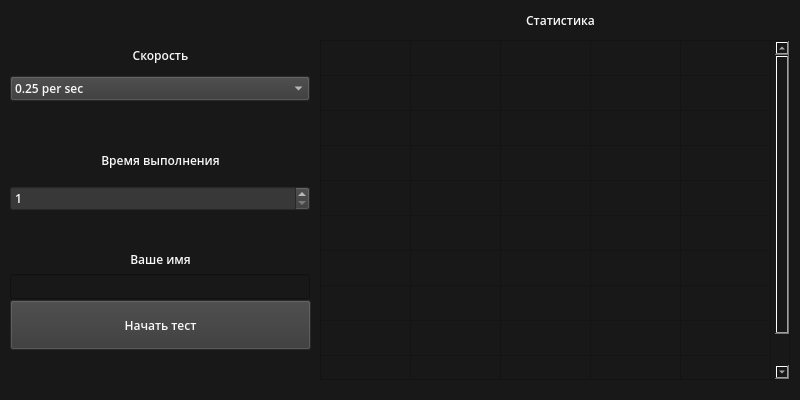
<?xml version="1.0" encoding="UTF-8"?>
<ui version="4.0">
 <class>MenuWidget</class>
 <widget class="QWidget" name="MenuWidget">
  <property name="geometry">
   <rect>
    <x>0</x>
    <y>0</y>
    <width>800</width>
    <height>400</height>
   </rect>
  </property>
  <property name="minimumSize">
   <size>
    <width>800</width>
    <height>400</height>
   </size>
  </property>
  <property name="maximumSize">
   <size>
    <width>800</width>
    <height>400</height>
   </size>
  </property>
  <property name="font">
   <font>
    <family>MS Shell Dlg 2</family>
   </font>
  </property>
  <property name="windowTitle">
   <string>CTB - Click The Button</string>
  </property>
  <property name="windowIcon">
   <iconset resource="../resouces.qrc">
    <normaloff>:/logo/logo/logo.ico</normaloff>:/logo/logo/logo.ico</iconset>
  </property>
  <property name="styleSheet">
   <string notr="true">color:#f8f8f8;
background-color:#181818;</string>
  </property>
  <widget class="QPushButton" name="pushButton_main_start">
   <property name="geometry">
    <rect>
     <x>10</x>
     <y>300</y>
     <width>301</width>
     <height>50</height>
    </rect>
   </property>
   <property name="minimumSize">
    <size>
     <width>280</width>
     <height>50</height>
    </size>
   </property>
   <property name="maximumSize">
    <size>
     <width>320</width>
     <height>50</height>
    </size>
   </property>
   <property name="font">
    <font>
     <family>Open Sans Semibold</family>
    </font>
   </property>
   <property name="styleSheet">
    <string notr="true">background-color:#383838;</string>
   </property>
   <property name="text">
    <string>Начать тест</string>
   </property>
  </widget>
  <widget class="QLabel" name="label_main_stat">
   <property name="geometry">
    <rect>
     <x>510</x>
     <y>10</y>
     <width>101</width>
     <height>20</height>
    </rect>
   </property>
   <property name="font">
    <font>
     <family>Open Sans Semibold</family>
    </font>
   </property>
   <property name="text">
    <string>Статистика</string>
   </property>
   <property name="alignment">
    <set>Qt::AlignCenter</set>
   </property>
  </widget>
  <widget class="QWidget" name="layoutWidget">
   <property name="geometry">
    <rect>
     <x>10</x>
     <y>140</y>
     <width>301</width>
     <height>71</height>
    </rect>
   </property>
   <layout class="QVBoxLayout" name="verticalLayout">
    <item>
     <widget class="QLabel" name="label_2">
      <property name="font">
       <font>
        <family>Open Sans Semibold</family>
       </font>
      </property>
      <property name="text">
       <string>Время выполнения</string>
      </property>
      <property name="alignment">
       <set>Qt::AlignCenter</set>
      </property>
     </widget>
    </item>
    <item>
     <widget class="QSpinBox" name="spinBox_main_time">
      <property name="sizePolicy">
       <sizepolicy hsizetype="Fixed" vsizetype="Fixed">
        <horstretch>0</horstretch>
        <verstretch>0</verstretch>
       </sizepolicy>
      </property>
      <property name="minimumSize">
       <size>
        <width>280</width>
        <height>25</height>
       </size>
      </property>
      <property name="maximumSize">
       <size>
        <width>300</width>
        <height>25</height>
       </size>
      </property>
      <property name="font">
       <font>
        <family>Open Sans Semibold</family>
       </font>
      </property>
      <property name="styleSheet">
       <string notr="true">background-color:#383838;</string>
      </property>
      <property name="minimum">
       <number>1</number>
      </property>
      <property name="maximum">
       <number>6</number>
      </property>
      <property name="stepType">
       <enum>QAbstractSpinBox::DefaultStepType</enum>
      </property>
      <property name="displayIntegerBase">
       <number>10</number>
      </property>
     </widget>
    </item>
   </layout>
  </widget>
  <widget class="QWidget" name="layoutWidget">
   <property name="geometry">
    <rect>
     <x>10</x>
     <y>40</y>
     <width>301</width>
     <height>61</height>
    </rect>
   </property>
   <layout class="QVBoxLayout" name="verticalLayout_2">
    <item>
     <widget class="QLabel" name="label">
      <property name="font">
       <font>
        <family>Open Sans Semibold</family>
       </font>
      </property>
      <property name="text">
       <string>Скорость</string>
      </property>
      <property name="alignment">
       <set>Qt::AlignCenter</set>
      </property>
     </widget>
    </item>
    <item>
     <widget class="QComboBox" name="comboBox_main_speed">
      <property name="minimumSize">
       <size>
        <width>280</width>
        <height>25</height>
       </size>
      </property>
      <property name="maximumSize">
       <size>
        <width>300</width>
        <height>25</height>
       </size>
      </property>
      <property name="font">
       <font>
        <family>Open Sans Semibold</family>
       </font>
      </property>
      <property name="styleSheet">
       <string notr="true">background-color:#383838;</string>
      </property>
      <item>
       <property name="text">
        <string>0.25 per sec</string>
       </property>
      </item>
      <item>
       <property name="text">
        <string>0.5 per sec</string>
       </property>
      </item>
      <item>
       <property name="text">
        <string>0.75 per sec</string>
       </property>
      </item>
      <item>
       <property name="text">
        <string>1 per sec</string>
       </property>
      </item>
     </widget>
    </item>
   </layout>
  </widget>
  <widget class="QTableWidget" name="tableWidget_main_stat">
   <property name="geometry">
    <rect>
     <x>320</x>
     <y>40</y>
     <width>470</width>
     <height>340</height>
    </rect>
   </property>
   <property name="minimumSize">
    <size>
     <width>470</width>
     <height>340</height>
    </size>
   </property>
   <property name="maximumSize">
    <size>
     <width>430</width>
     <height>340</height>
    </size>
   </property>
   <property name="font">
    <font>
     <family>Open Sans Semibold</family>
     <pointsize>9</pointsize>
    </font>
   </property>
   <property name="styleSheet">
    <string notr="true">color:#f8f8f8;</string>
   </property>
   <property name="frameShape">
    <enum>QFrame::StyledPanel</enum>
   </property>
   <property name="frameShadow">
    <enum>QFrame::Sunken</enum>
   </property>
   <property name="lineWidth">
    <number>1</number>
   </property>
   <property name="verticalScrollBarPolicy">
    <enum>Qt::ScrollBarAlwaysOn</enum>
   </property>
   <property name="horizontalScrollBarPolicy">
    <enum>Qt::ScrollBarAlwaysOff</enum>
   </property>
   <property name="sizeAdjustPolicy">
    <enum>QAbstractScrollArea::AdjustIgnored</enum>
   </property>
   <property name="autoScrollMargin">
    <number>8</number>
   </property>
   <property name="editTriggers">
    <set>QAbstractItemView::NoEditTriggers</set>
   </property>
   <property name="tabKeyNavigation">
    <bool>false</bool>
   </property>
   <property name="showDropIndicator" stdset="0">
    <bool>false</bool>
   </property>
   <property name="dragDropOverwriteMode">
    <bool>false</bool>
   </property>
   <property name="selectionMode">
    <enum>QAbstractItemView::NoSelection</enum>
   </property>
   <property name="showGrid">
    <bool>true</bool>
   </property>
   <property name="gridStyle">
    <enum>Qt::SolidLine</enum>
   </property>
   <property name="sortingEnabled">
    <bool>true</bool>
   </property>
   <property name="wordWrap">
    <bool>true</bool>
   </property>
   <property name="cornerButtonEnabled">
    <bool>false</bool>
   </property>
   <attribute name="horizontalHeaderVisible">
    <bool>false</bool>
   </attribute>
   <attribute name="horizontalHeaderCascadingSectionResizes">
    <bool>false</bool>
   </attribute>
   <attribute name="horizontalHeaderMinimumSectionSize">
    <number>20</number>
   </attribute>
   <attribute name="horizontalHeaderDefaultSectionSize">
    <number>90</number>
   </attribute>
   <attribute name="horizontalHeaderHighlightSections">
    <bool>false</bool>
   </attribute>
   <attribute name="horizontalHeaderShowSortIndicator" stdset="0">
    <bool>false</bool>
   </attribute>
   <attribute name="verticalHeaderVisible">
    <bool>false</bool>
   </attribute>
   <attribute name="verticalHeaderMinimumSectionSize">
    <number>30</number>
   </attribute>
   <attribute name="verticalHeaderDefaultSectionSize">
    <number>35</number>
   </attribute>
   <attribute name="verticalHeaderHighlightSections">
    <bool>false</bool>
   </attribute>
   <row>
    <property name="text">
     <string>Новая строка</string>
    </property>
   </row>
   <row>
    <property name="text">
     <string>Новая строка</string>
    </property>
   </row>
   <row>
    <property name="text">
     <string>Новая строка</string>
    </property>
   </row>
   <row>
    <property name="text">
     <string>Новая строка</string>
    </property>
   </row>
   <row>
    <property name="text">
     <string>Новая строка</string>
    </property>
   </row>
   <row>
    <property name="text">
     <string>Новая строка</string>
    </property>
   </row>
   <row>
    <property name="text">
     <string>Новая строка</string>
    </property>
   </row>
   <row>
    <property name="text">
     <string>Новая строка</string>
    </property>
   </row>
   <row>
    <property name="text">
     <string>Новая строка</string>
    </property>
   </row>
   <row>
    <property name="text">
     <string>Новая строка</string>
    </property>
   </row>
   <column>
    <property name="text">
     <string>Имя</string>
    </property>
    <property name="font">
     <font>
      <pointsize>7</pointsize>
     </font>
    </property>
   </column>
   <column>
    <property name="text">
     <string>Скорость</string>
    </property>
    <property name="font">
     <font>
      <pointsize>7</pointsize>
     </font>
    </property>
   </column>
   <column>
    <property name="text">
     <string>Время</string>
    </property>
    <property name="font">
     <font>
      <pointsize>7</pointsize>
     </font>
    </property>
    <property name="textAlignment">
     <set>AlignLeading|AlignVCenter</set>
    </property>
   </column>
   <column>
    <property name="text">
     <string>Попаданий</string>
    </property>
    <property name="font">
     <font>
      <pointsize>7</pointsize>
     </font>
    </property>
   </column>
   <column>
    <property name="text">
     <string>Попаданий в мин</string>
    </property>
    <property name="font">
     <font>
      <family>MS Shell Dlg 2</family>
      <pointsize>7</pointsize>
     </font>
    </property>
   </column>
  </widget>
  <widget class="QWidget" name="layoutWidget">
   <property name="geometry">
    <rect>
     <x>10</x>
     <y>250</y>
     <width>301</width>
     <height>49</height>
    </rect>
   </property>
   <layout class="QVBoxLayout" name="verticalLayout_3">
    <item>
     <widget class="QLabel" name="label_3">
      <property name="font">
       <font>
        <family>Open Sans Semibold</family>
       </font>
      </property>
      <property name="text">
       <string>Ваше имя</string>
      </property>
      <property name="alignment">
       <set>Qt::AlignCenter</set>
      </property>
     </widget>
    </item>
    <item>
     <widget class="QLineEdit" name="lineEdit_main_username">
      <property name="minimumSize">
       <size>
        <width>280</width>
        <height>0</height>
       </size>
      </property>
      <property name="maximumSize">
       <size>
        <width>300</width>
        <height>16777215</height>
       </size>
      </property>
      <property name="font">
       <font>
        <family>Open Sans Semibold</family>
       </font>
      </property>
      <property name="styleSheet">
       <string notr="true"/>
      </property>
     </widget>
    </item>
   </layout>
  </widget>
 </widget>
 <resources>
  <include location="../resouces.qrc"/>
 </resources>
 <connections/>
</ui>
